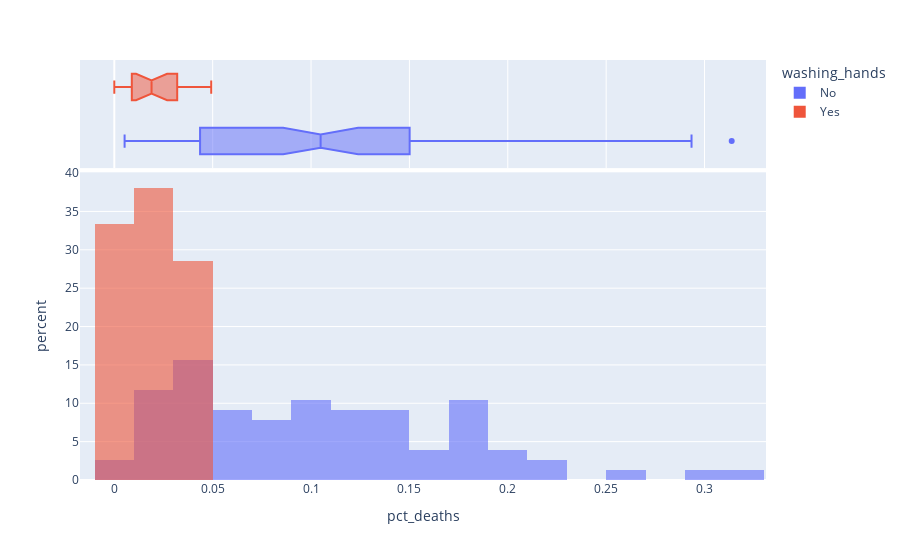

Notebook cell for this chart:
### Markdown cell above
### Use Histograms to Visualise the Monthly Distribution of Outcomes

**Challenge**: Create a [plotly histogram](https://plotly.com/python/histograms/) to show the monthly percentage of deaths. 

* Use docs to check out the available parameters. Use the [`color` parameter](https://plotly.github.io/plotly.py-docs/generated/plotly.express.histogram.html) to display two overlapping histograms.
* The time period of handwashing is shorter than not handwashing. Change `histnorm` to `percent` to make the time periods comparable. 
* Make the histograms slighlty transparent
* Experiment with the number of bins on the histogram. Which number work well in communicating the range of outcomes?
* Just for fun, display your box plot on the top of the histogram using the `marginal` parameter.

### Code cell
hist = px.histogram(df_monthly,
                   x="pct_deaths",
                   nbins=30,
                   color="washing_hands",
                   histnorm="percent",
                   opacity=0.6,
                   barmode="overlay",
                   marginal="box")
hist.show()

### Figure 1 — Plotly figure (JSON) as saved in the notebook; plotly's stock layout.template omitted (floating-point values rounded to 4 significant figures)
{"data": [{"alignmentgroup": "True", "bingroup": "x", "histnorm": "percent", "hovertemplate": "washing_hands=No<br>pct_deaths=%{x}<br>percent=%{y}<extra></extra>", "legendgroup": "No", "marker": {"color": "#636efa", "opacity": 0.6}, "name": "No", "nbinsx": 30, "offsetgroup": "No", "orientation": "v", "showlegend": true, "type": "histogram", "x": [0.1457, 0.07531, 0.04332, 0.01569, 0.007843, 0.05, 0.08421, 0.01351, 0.01878, 0.1102, 0.2255, 0.2085, 0.1222, 0.1023, 0.1074, 0.03226, 0.06593, 0.2078, 0.2546, 0.1839, 0.2934, 0.2297, 0.3138, 0.1912, 0.1597, 0.1241, 0.1193, 0.06098, 0.04082, 0.005236, 0.01554, 0.02262, 0.176, 0.07143, 0.08051, 0.1516, 0.1128, 0.1703, 0.1731, 0.05833, 0.02679, 0.04369, 0.0632, 0.01224, 0.03226, 0.1102, 0.1055, 0.07591, 0.04745, 0.04452, 0.04231, 0.04392, 0.07143, 0.06122, 0.03586, 0.1055, 0.1484, 0.1094, 0.1049, 0.1339, 0.1809, 0.1543, 0.1897, 0.1344, 0.1015, 0.131, 0.1806, 0.1439, 0.1496, 0.1077, 0.05369, 0.03215, 0.01923, 0.03607, 0.1827, 0.1224, 0.02239], "xaxis": "x", "yaxis": "y"}, {"alignmentgroup": "True", "hovertemplate": "washing_hands=No<br>pct_deaths=%{x}<extra></extra>", "legendgroup": "No", "marker": {"color": "#636efa"}, "name": "No", "notched": true, "offsetgroup": "No", "showlegend": false, "type": "box", "x": [0.1457, 0.07531, 0.04332, 0.01569, 0.007843, 0.05, 0.08421, 0.01351, 0.01878, 0.1102, 0.2255, 0.2085, 0.1222, 0.1023, 0.1074, 0.03226, 0.06593, 0.2078, 0.2546, 0.1839, 0.2934, 0.2297, 0.3138, 0.1912, 0.1597, 0.1241, 0.1193, 0.06098, 0.04082, 0.005236, 0.01554, 0.02262, 0.176, 0.07143, 0.08051, 0.1516, 0.1128, 0.1703, 0.1731, 0.05833, 0.02679, 0.04369, 0.0632, 0.01224, 0.03226, 0.1102, 0.1055, 0.07591, 0.04745, 0.04452, 0.04231, 0.04392, 0.07143, 0.06122, 0.03586, 0.1055, 0.1484, 0.1094, 0.1049, 0.1339, 0.1809, 0.1543, 0.1897, 0.1344, 0.1015, 0.131, 0.1806, 0.1439, 0.1496, 0.1077, 0.05369, 0.03215, 0.01923, 0.03607, 0.1827, 0.1224, 0.02239], "xaxis": "x2", "yaxis": "y2"}, {"alignmentgroup": "True", "bingroup": "x", "histnorm": "percent", "hovertemplate": "washing_hands=Yes<br>pct_deaths=%{x}<br>percent=%{y}<extra></extra>", "legendgroup": "Yes", "marker": {"color": "#EF553B", "opacity": 0.6}, "name": "Yes", "nbinsx": 30, "offsetgroup": "Yes", "orientation": "v", "showlegend": true, "type": "histogram", "x": [0.012, 0.01894, 0.0458, 0.03957, 0.04472, 0.0293, 0.03534, 0.006873, 0, 0.006557, 0.009585, 0.01136, 0.003717, 0, 0.009615, 0.02341, 0.02903, 0.0134, 0.02233, 0.03085, 0.04926], "xaxis": "x", "yaxis": "y"}, {"alignmentgroup": "True", "hovertemplate": "washing_hands=Yes<br>pct_deaths=%{x}<extra></extra>", "legendgroup": "Yes", "marker": {"color": "#EF553B"}, "name": "Yes", "notched": true, "offsetgroup": "Yes", "showlegend": false, "type": "box", "x": [0.012, 0.01894, 0.0458, 0.03957, 0.04472, 0.0293, 0.03534, 0.006873, 0, 0.006557, 0.009585, 0.01136, 0.003717, 0, 0.009615, 0.02341, 0.02903, 0.0134, 0.02233, 0.03085, 0.04926], "xaxis": "x2", "yaxis": "y2"}], "layout": {"barmode": "overlay", "legend": {"title": {"text": "washing_hands"}, "tracegroupgap": 0}, "margin": {"t": 60}, "xaxis": {"anchor": "y", "domain": [0, 1], "title": {"text": "pct_deaths"}}, "xaxis2": {"anchor": "y2", "domain": [0, 1], "matches": "x", "showgrid": true, "showticklabels": false}, "yaxis": {"anchor": "x", "domain": [0, 0.7326], "title": {"text": "percent"}}, "yaxis2": {"anchor": "x2", "domain": [0.7426, 1], "matches": "y2", "showgrid": false, "showline": false, "showticklabels": false, "ticks": ""}}}
